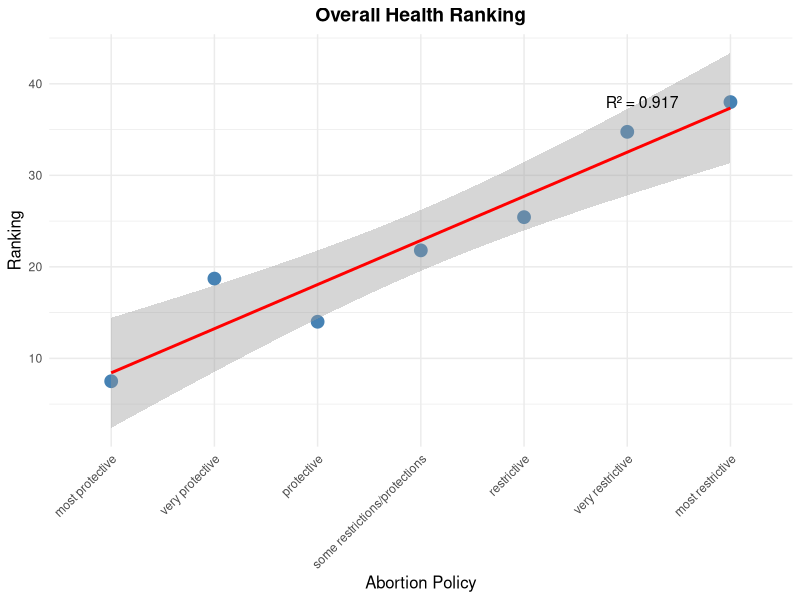
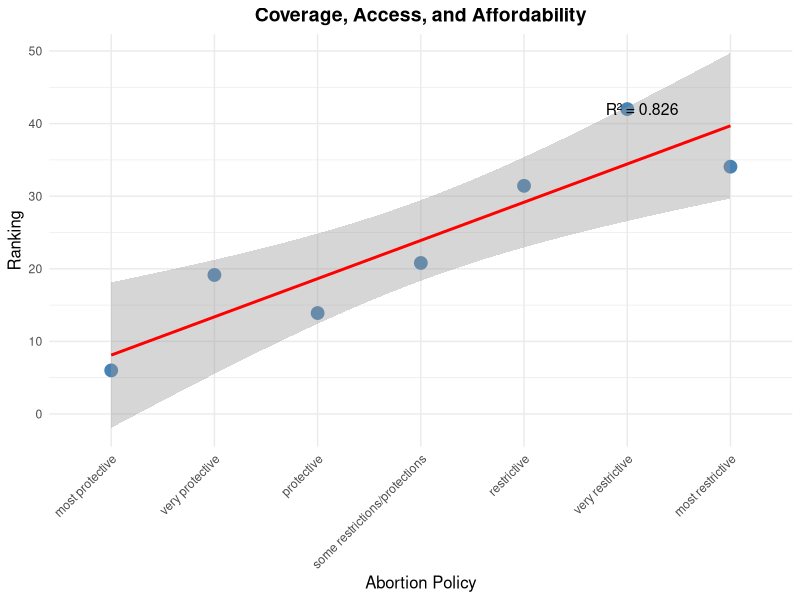
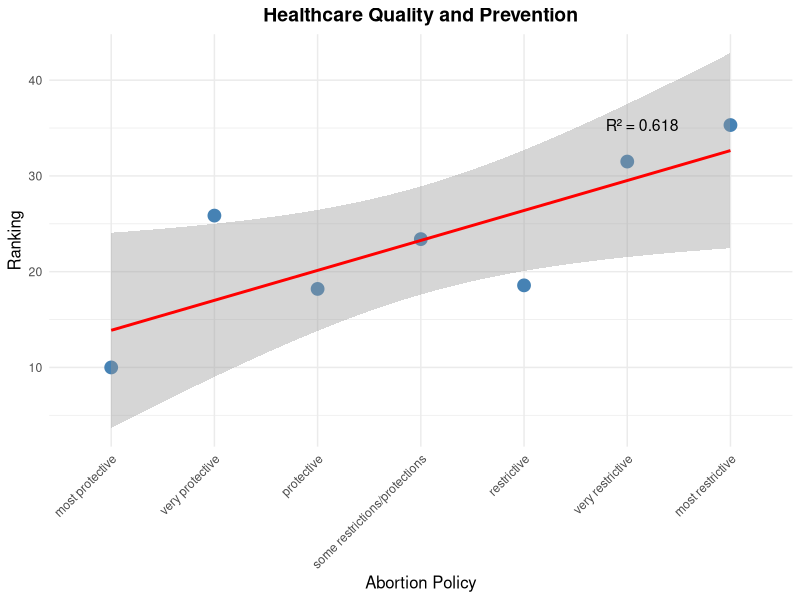
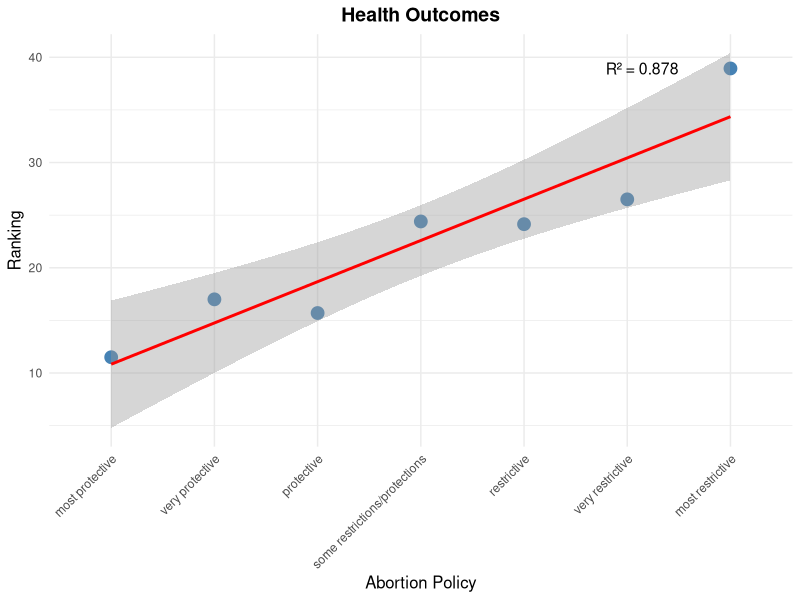
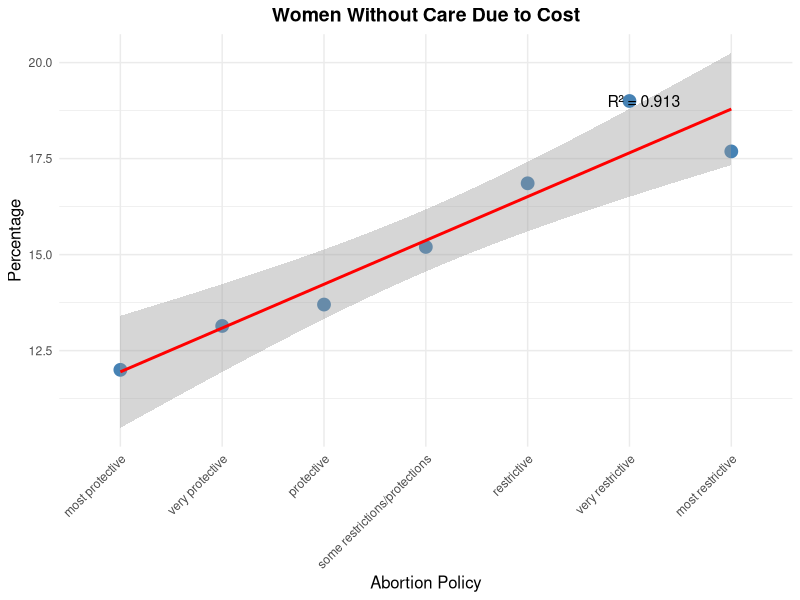
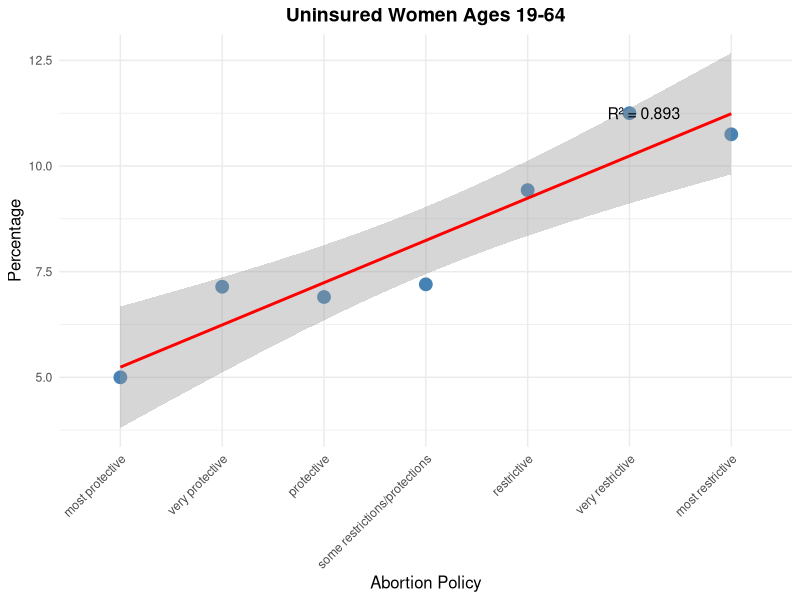
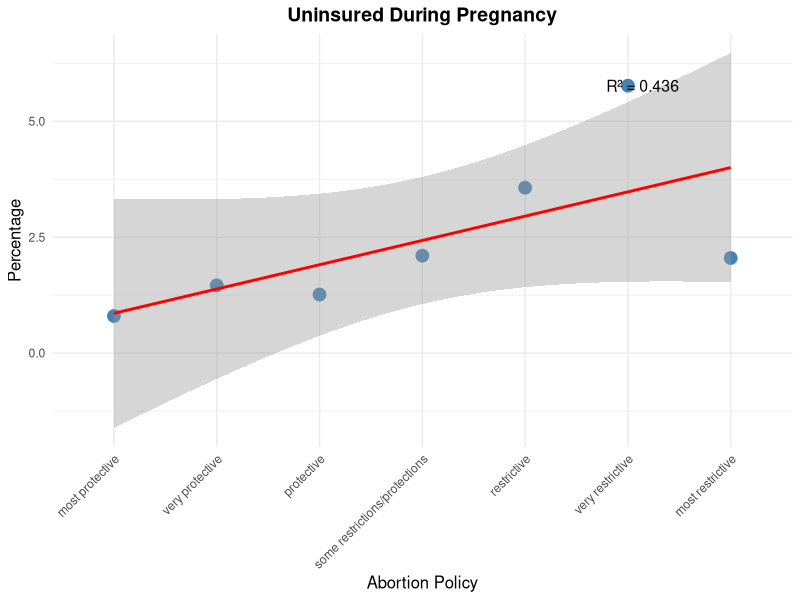
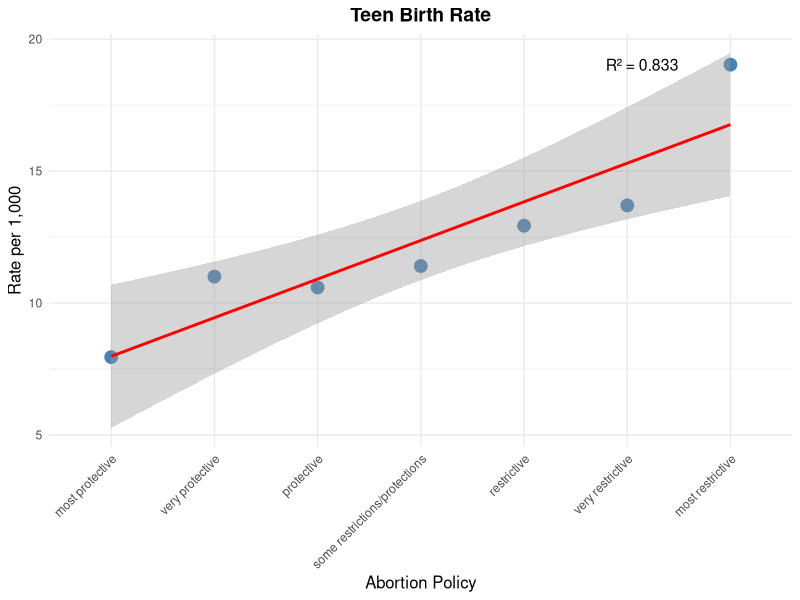

Write the R code that produced these figures, in order. (Note: this script raises an error after producing the figures.)
## ---- chunk 1

library(readr)
df <- read_csv("data/clean_data/merged_data.csv")

head(df)

## ---- chunk 2

options(repos = c(CRAN = "https://cran.r-project.org"))
install.packages("dplyr")
library(dplyr)

## ---- chunk 3

library(ggplot2)
library(tidyr)
library(dplyr)

## ---- chunk 4

policy_order <- c("most protective", "very protective", "protective", 
                 "some restrictions/protections", "restrictive", 
                 "very restrictive", "most restrictive")

## ---- chunk 5

create_policy_viz <- function(data, metric_col, title, y_label, plot_type = "bar") {
  processed_data <- data %>%
    filter(!is.na(abortion_policies) & 
           abortion_policies != "" & 
           abortion_policies != "NA") %>%
    mutate(abortion_policies = tolower(trimws(abortion_policies))) %>%
    group_by(abortion_policies) %>%
    summarise(avg_value = mean(!!sym(metric_col), na.rm = TRUE)) %>%
    filter(abortion_policies %in% policy_order) %>%
    mutate(
      abortion_policies = factor(abortion_policies, levels = policy_order),
      policy_numeric = as.numeric(factor(abortion_policies, levels = policy_order))
    )
  
  p <- ggplot(processed_data, aes(x = abortion_policies, y = avg_value))
  
  if(plot_type == "scatter") {
    model <- lm(avg_value ~ policy_numeric, data = processed_data)
    r_squared <- round(summary(model)$r.squared, 3)
    
    p <- p +
      geom_point(size = 4, color = "steelblue") +
      geom_smooth(aes(x = policy_numeric), method = "lm", se = TRUE, color = "red") +
      annotate("text", 
              x = length(policy_order) - 0.5,
              y = max(processed_data$avg_value),
              label = paste0("R² = ", r_squared),
              size = 4, hjust = 1)
  } else {
    p <- p + geom_bar(stat = "identity", fill = "steelblue")
  }
  
  p + labs(
    title = title,
    x = "Abortion Policy",
    y = y_label
  ) +
    theme_minimal() +
    theme(
      axis.text.x = element_text(angle = 45, hjust = 1),
      plot.title = element_text(hjust = 0.5, size = 14, face = "bold"),
      axis.title = element_text(size = 12)
    )
}

## ---- chunk 6

health_ranking <- create_policy_viz(df,
    "overall_health_ranking",
    "Overall Health Ranking",
    "Ranking", 
    "scatter")

## ---- chunk 7

print(health_ranking)

## ---- chunk 8

coverage_access_affordability <- create_policy_viz(df,
    "coverage_access_and_affordability",
    "Coverage, Access, and Affordability",
    "Ranking", 
    "scatter")

## ---- chunk 9

print(coverage_access_affordability)

## ---- chunk 10

healthcare_quality_prevention <- create_policy_viz(df,
    "health_care_quality_and_prevention",
    "Healthcare Quality and Prevention",
    "Ranking", 
    "scatter")

## ---- chunk 11

print(healthcare_quality_prevention)

## ---- chunk 12

health_outcomes <- create_policy_viz(df,
    "health_outcomes",
    "Health Outcomes",
    "Ranking", 
    "scatter")

## ---- chunk 13

print(health_outcomes)

## ---- chunk 14

healthcare_cost <- create_policy_viz(df,
   "women_18_44_who_went_without_care_because_of_cost.1",
   "Women Without Care Due to Cost",
   "Percentage", 
   "scatter")

## ---- chunk 15

print(healthcare_cost)

## ---- chunk 16

uninsured_women <- create_policy_viz(df,
   "percent_uninsured_women_ages 19_64",
   "Uninsured Women Ages 19-64",
   "Percentage", 
   "scatter")

## ---- chunk 17

print(uninsured_women)

## ---- chunk 18

uninsured_pregnancy <- create_policy_viz(df,
   "percent_uninsured_women_during_pregnancy_2021",
   "Uninsured During Pregnancy",
   "Percentage", 
   "scatter")

## ---- chunk 19

print(uninsured_pregnancy)

## ---- chunk 20

teen_birth <- create_policy_viz(df,
   "teen_birth_rate_per_1,000_population_ages_15_19_2022.1",
   "Teen Birth Rate",
   "Rate per 1,000", 
   "scatter")

## ---- chunk 21

print(teen_birth)

## ---- chunk 22

all_birth <- create_policy_viz(df,
   "birth_rate_per_1,000_women_ages_15_44",
   "Birth Rate",
   "Rate per 1,000", 
   "scatter")

## ---- chunk 23

print(all_birth)

## ---- chunk 24

workforce <- create_policy_viz(df,
   "maternity_care_workforce_per_100,000_women_ages_15_44",
   "Maternity Care Workforce",
   "Per 100,000 Women", 
   "scatter")

## ---- chunk 25

print(workforce)

## ---- chunk 26

no_care <- create_policy_viz(df,
   "percent_women_ages_18_44_without_a_usual_source_of_care",
   "Women Without Usual Source of Care",
   "Percentage", 
   "scatter")

## ---- chunk 27

print(no_care)

## ---- chunk 28

medicaid_births <- create_policy_viz(df,
   "percent_of_births_financed_by_medicaid",
   "Births Financed by Medicaid",
   "Percentage", 
   "scatter")

## ---- chunk 29

print(medicaid_births)

## ---- chunk 30

depression <- create_policy_viz(df,
   "women_with_depression_before_or_during_pregnancy_2021",
   "Depression Before/During Pregnancy",
   "Percentage", 
   "scatter")

## ---- chunk 31

print(depression)

## ---- chunk 32

postpartum_depression <- create_policy_viz(df,
   "percent_women_with_postpartum_depression_2021",
   "Postpartum Depression",
   "Percentage", 
   "scatter")

## ---- chunk 33

print(postpartum_depression)

## ---- chunk 34

depression_screening <- create_policy_viz(df,
   "percent_women_who_received_a_postpartum_depression_screening_2021",
   "Postpartum Depression Screening",
   "Percentage", 
   "scatter")

## ---- chunk 35

print(depression_screening)

## ---- chunk 36

violence <- create_policy_viz(df,
   "percent_women_experiencing_intimate_partner_violence_2021",
   "Intimate Partner Violence",
   "Percentage", 
   "scatter")

## ---- chunk 37

print(violence)

## ---- chunk 38

maternal_mortality <- create_policy_viz(df,
   "maternal_mortality_rates_2018_2022_per_100,000_live births",
   "Maternal Mortality Rate, 2018-2022",
   "Rate",
   "scatter")

## ---- chunk 39

print(maternal_mortality)

## ---- chunk 40

bachelors_or_higher <- create_policy_viz(df,
   "twenty_five_and_older_had_bachelors_by_higher_2021",
   "% 25 and older with a Bachelors or Higher, 2021",
   "Rate",
   "scatter")

## ---- chunk 41

print(bachelors_or_higher)

## ---- chunk 42

concraception <- create_policy_viz(df,
   "state_requires_coverage_of_prescription_contraception",
   "State Requires Coverage of Prescription Coverage",
   "Rate",
   "scatter")

## ---- chunk 43

print(concraception)

## ---- chunk 44

df$proportion_obgyns_to_women <- df$number_of_obstetricians_and_gynecologists_employed_2023 / 
                                   df$total_sumber_of_women_aged_15_44_2017

## ---- chunk 45

obgyn <- create_policy_viz(df,
   "proportion_obgyns_to_women",
   "State Requires Coverage of Prescription Coverage",
   "Rate",
   "scatter")

## ---- chunk 46

print(obgyn)

